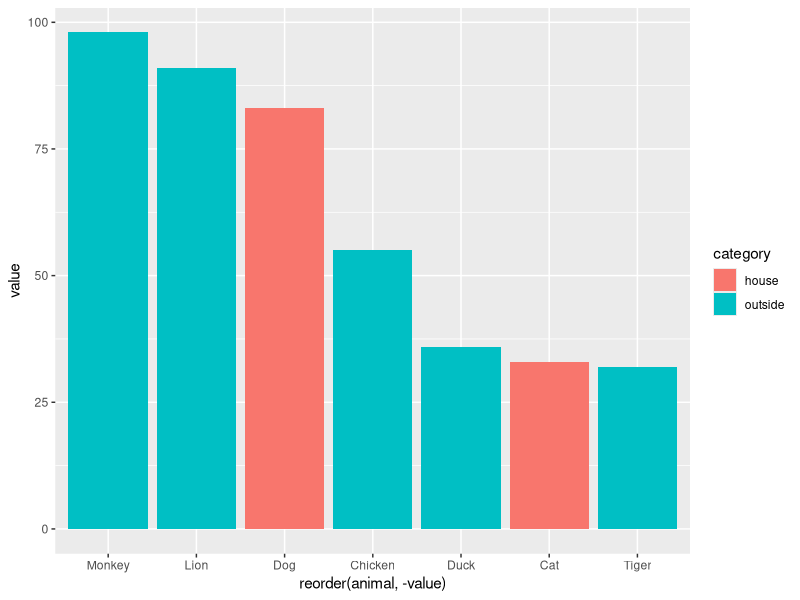
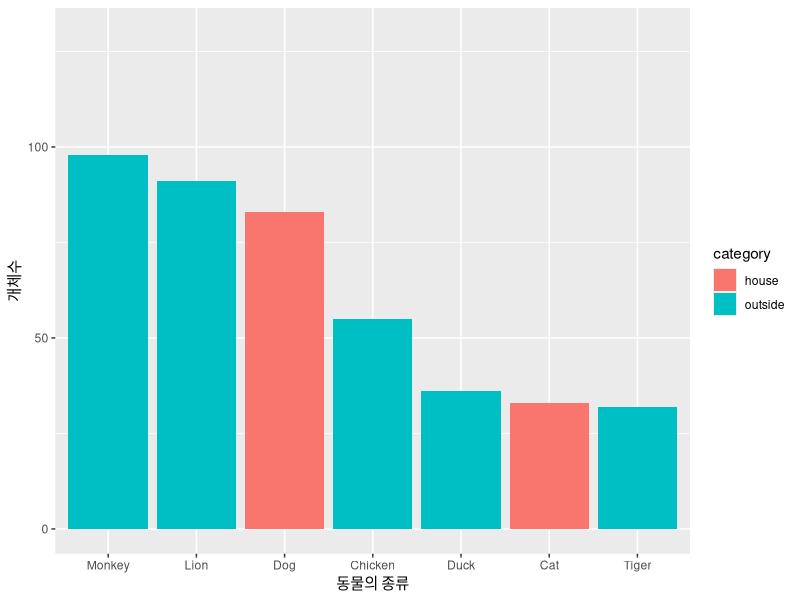
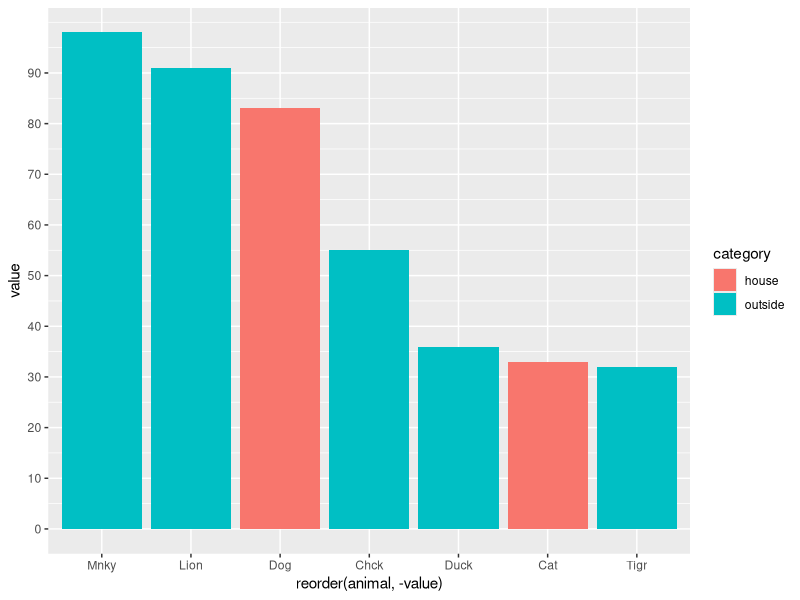
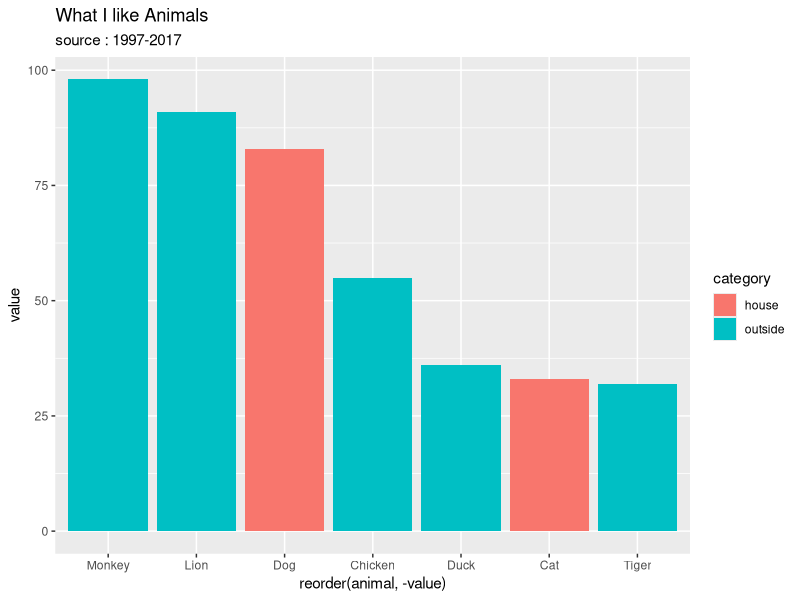
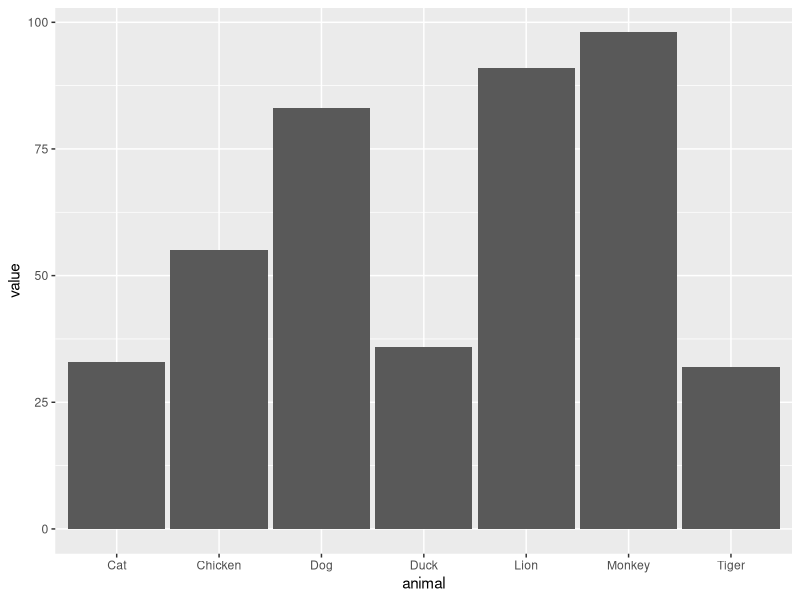
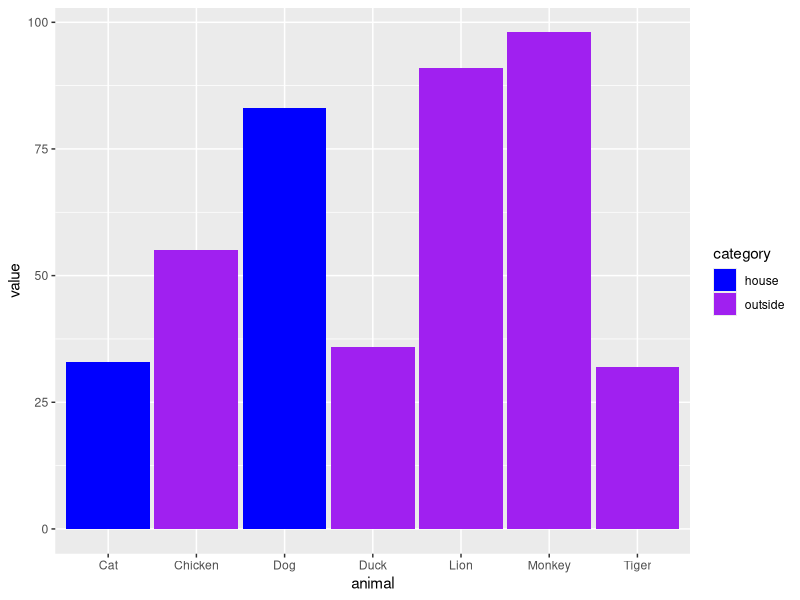
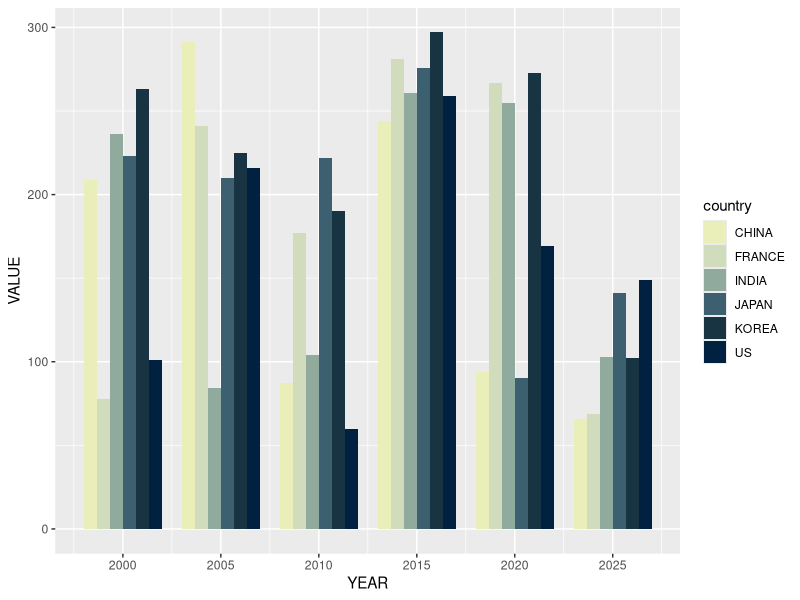

Source code (R) for these figures, in order: (Note: this script raises an error after producing the figures.)
# library needed
# install.packages(c("tidyverse", "stringr", "ggrepel"))
library(tidyverse)
library(stringr)
library(ggrepel)

#--------------------------------------------------
# R ggplot2 + Guide to Information Graphics (WSK)
#--------------------------------------------------

#sample data set1
animal <- c("Dog", "Cat", "Monkey", "Chicken", "Duck", "Tiger", "Lion")
value <- sample(100, length(animal), replace = TRUE)
category <- c("house", "house", "outside", "outside", "outside", "outside", "outside")
myanimal <- data.frame(animal, value, category)

#sample data set2
year <- seq(1990, 2017, 5) %>% 
  rep(6)
year <- sort(year)
price <- sample(100, length(year), replace = TRUE)

company <- c("KOREA", "USA", "CHINA", "JAPAN", "INDIA", "FRANCE") %>% 
  rep(6)
label <- rep(c(1,2,2,2,2,2),6)
stocks <- data.frame(year, price, company,label)

#~~~~~~~~~~~~~~~~~~~~~~~~~~~~~~~~~~
# basic bar chart
# - Y축 스케일 범위
# - ticks 설정, 차트 제목
#~~~~~~~~~~~~~~~~~~~~~~~~~~~~~~~~~~
basic.bar <- ggplot(myanimal, aes(x= reorder(animal, -value), y=value, fill=category)) + 
  geom_bar(stat = "identity")
basic.bar
# y축 scale 범위 조정
basic.bar + xlab("동물의 종류") + ylab("개체수") +
  ylim(0, 130) #기본적으로 ggplot2에선 y값의 최대값을 잡는다

# y축 scale 범위 조정 및 ticks 조절 (y 범위 조절의 다른 방법)
# scale_y_continous 함수 안에서 많은 것들을 컨트롤 할 수 있음
basic.bar + scale_y_continuous(breaks = seq(0, max(myanimal$value), 10), # for ticks
                               limits = c(0, max(myanimal$value)), # for range yAxis
                               name = "value", # name of yAxis
                               position = "left") +
  scale_x_discrete(labels = abbreviate) #x축 긴 이름 줄임
# title of chart
basic.bar + ggtitle("What I like Animals", "source : 1997-2017") # main, sub title

# Bar width
ggplot(myanimal, aes(x= animal, y=value)) + 
  geom_bar(stat = "identity", width = 0.95) # width default 0.9

# Manual Colors (fill인지 colour인지 구별잘할것!) 
ggplot(myanimal, aes(x= animal, y=value, fill=category)) + 
  geom_bar(stat = "identity", width = 0.95) +
  scale_fill_manual(values = c("blue", "purple"))

#~~~~~~~~~~~~~~~~~~~~~~~~~~~~~~~~~~
# Group Bar Chart
# - group bar color
# - data structure
#~~~~~~~~~~~~~~~~~~~~~~~~~~~~~~~~~~
country <- read_csv("group_bar.csv")
head(country)

#차트 만들기 색은 (Adobe Color CC)
ggplot(country, aes(x=year, y=value, fill=country)) +
  geom_bar(stat = "identity", position = "dodge", width = 4) +
  scale_x_continuous(name = "YEAR", 
                     breaks = seq(min(country$year), max(country$year), 5)) + 
  scale_fill_manual(values = c("#EAEFB9","#D1DCBC", "#90AA9D", "#3D6070", "#183442", "#002240")) +
  ylab("VALUE")


#~~~~~~~~~~~~~~~~~~~~~~~~~~~~~~~~~~
# Line Chart
#~~~~~~~~~~~~~~~~~~~~~~~~~~~~~~~~~~

stocks$label <- as.character(stocks$label) #숫자형은 scale이 잡히기 때문에

View(stocks)
ggplot(stocks, aes(x=year, y=price, group=company, color = label, label = price)) + 
  geom_line(stat = "identity", size = 0.8) + 
  scale_y_continuous(name = "Stocks in Yeowoon",
                     breaks = seq(0, max(stocks$price), 10),
                     limits = c(0,100)) +
  theme(legend.position = "top") +
  scale_color_manual(values = c("#F95A45", "#3AB782")) +
  ggtitle(label = "연도별 주식 거래량", subtitle = "source : 한국내맘대로연구소") + #제목과 부제
  ylab("주식량") + #scale_y_continous에서 y축 라벨 변경 가능
  xlab("연도별 변화") +
  geom_label() +
  theme_woons()

pool <- c("그리스도敎", "Islam敎", "拉拉隊", "함무라비法典", "니나니노", "Orientalism")
pattern<-"^\\p{Han}+$"
is.hanja <- grep(pattern,pool,perl=T)
is.hanja
unlist(str_extract_all(pool, pattern))
